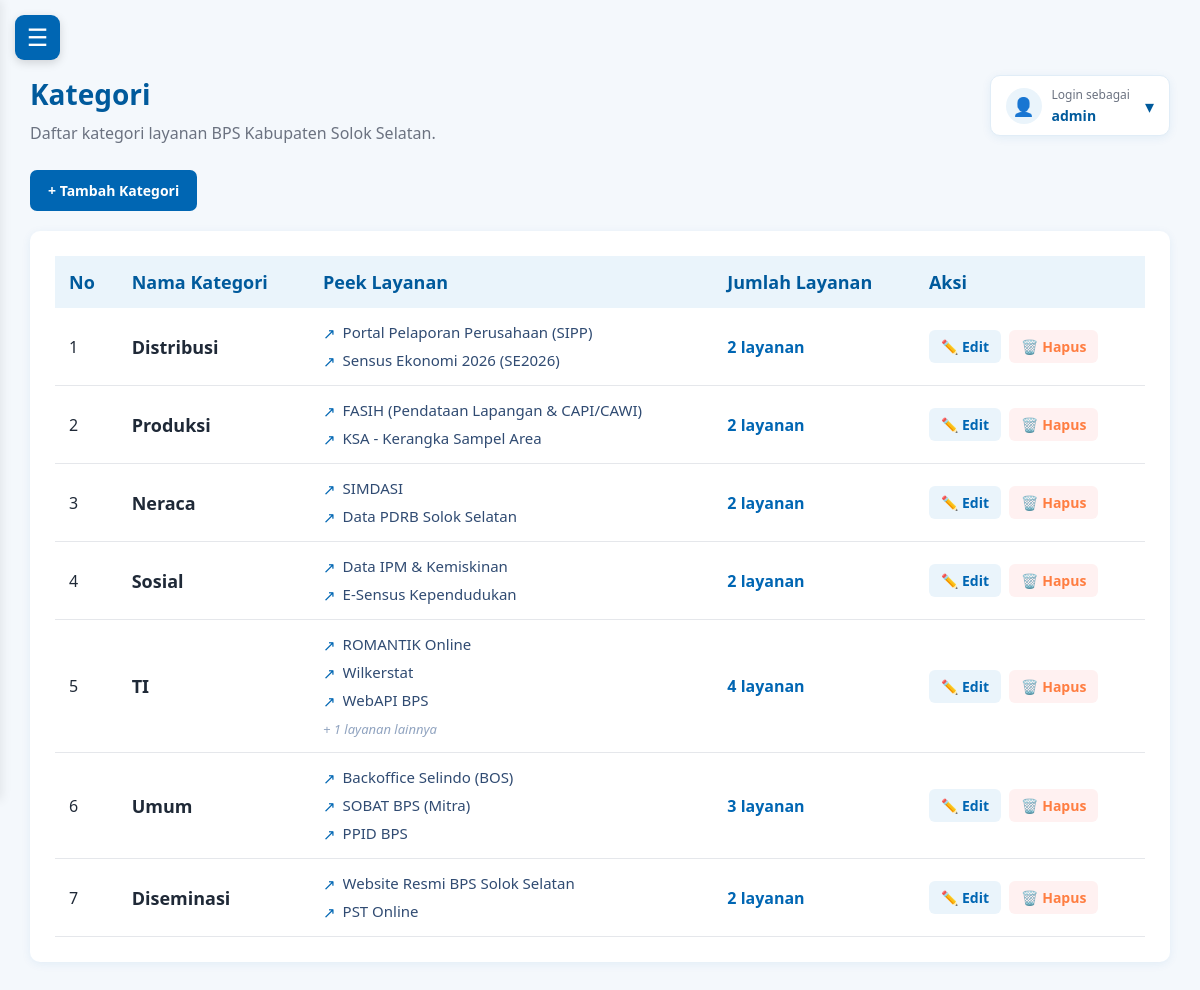
Screenshot of /public/kategori.php (signed in) with the database file from the repository.
### tables this page shows
CREATE TABLE IF NOT EXISTS `kategori` (
  `id_kategori` int(11) NOT NULL AUTO_INCREMENT,
  `nama_kategori` varchar(100) NOT NULL,
  `deskripsi` text DEFAULT NULL,
  PRIMARY KEY (`id_kategori`),
  UNIQUE KEY `idx_nama_kategori` (`nama_kategori`)
);

CREATE TABLE IF NOT EXISTS `layanan` (
  `id_layanan` int(11) NOT NULL AUTO_INCREMENT,
  `id_kategori` int(11) NOT NULL,
  `akses` enum('Internal','Public') NOT NULL DEFAULT 'Public',
  `vpn` enum('Yes','No') NOT NULL DEFAULT 'No',
  `nama_layanan` varchar(200) NOT NULL,
  `deskripsi_layanan` text DEFAULT NULL,
  `url` varchar(500) DEFAULT NULL,
  `logo` varchar(255) DEFAULT NULL,
  `keyword` varchar(255) DEFAULT NULL,
  PRIMARY KEY (`id_layanan`),
  KEY `fk_layanan_kategori` (`id_kategori`),
  CONSTRAINT `fk_layanan_kategori` FOREIGN KEY (`id_kategori`) 
    REFERENCES `kategori` (`id_kategori`) 
    ON DELETE RESTRICT ON UPDATE CASCADE
);

### public/kategori.php (the view, shortened to what this page needs)
<?php
require_once '../config/config.php';
$admin_username = $_SESSION['admin_username'] ?? 'Admin';
$stmt = $conn->query("
    SELECT
        k.id_kategori,
        k.nama_kategori,
        COUNT(l.id_layanan) AS jumlah_layanan
    FROM kategori k
    LEFT JOIN layanan l
        ON k.id_kategori = l.id_kategori
    GROUP BY
        k.id_kategori,
        k.nama_kategori
    ORDER BY
        k.id_kategori ASC
");
$kategori = $stmt->fetchAll(
    PDO::FETCH_ASSOC
);
$stmt_layanan = $conn->query("
    SELECT
        id_layanan,
        id_kategori,
        nama_layanan,
        url
    FROM layanan
    ORDER BY
        id_kategori ASC,
        id_layanan ASC
");
$semua_layanan = $stmt_layanan->fetchAll(
    PDO::FETCH_ASSOC
);
$layanan_per_kategori = [];
foreach ($semua_layanan as $layanan) {
    $id_kategori =
        $layanan['id_kategori'];
    if (
        !isset(
            $layanan_per_kategori[$id_kategori]
        )
    ) {
        $layanan_per_kategori[$id_kategori] = [];
    }
    $layanan_per_kategori[$id_kategori][] =
        $layanan;
}
?>
<!DOCTYPE html>
<html lang="id">
<head>
</head>
<body>
<button
    type="button"
    class="mobile-menu-button"
    id="mobileMenuButton"
    onclick="openSidebar()"
    aria-label="Buka menu"
>
    ☰
</button>
<main
    class="main"
    id="mainContent"
>
    <div class="header">
        <div>
            <h1>
                Kategori
            </h1>
            <p>
                Daftar kategori layanan BPS Kabupaten Solok Selatan.
            </p>
        </div>
        <div class="admin-dropdown">
            <button
                type="button"
                class="admin-status"
                onclick="toggleAdminMenu()"
            >
                <div class="admin-icon">
                    👤
                </div>
                <div class="admin-info">
                    <span class="admin-label">
                        Login sebagai
                    </span>
                    <span class="admin-name">
                        <?= htmlspecialchars(
                            $admin_username
                        ); ?>
                    </span>
                </div>
                <span class="dropdown-arrow">
                    ▾
                </span>
            </button>
        </div>
    </div>
    <div class="action-bar">
        <a
            href="tambah_kategori.php"
            class="btn-tambah"
        >
            + Tambah Kategori
        </a>
    </div>
    <div class="table-container">
        <table>
            <thead>
                <tr>
                    <th>
                        No
                    </th>
                    <th>
                        Nama Kategori
                    </th>
                    <th>
                        Peek Layanan
                    </th>
                    <th>
                        Jumlah Layanan
                    </th>
                    <th>
                        Aksi
                    </th>
                </tr>
            </thead>
            <tbody>
            <?php if (empty($kategori)): ?>
                <tr>
                    <td
                        colspan="5"
                        class="empty"
                    >
                        Belum ada kategori.
                    </td>
                </tr>
            <?php else: ?>
                <?php $no = 1; ?>
                <?php foreach (
                    $kategori
                    as $item
                ): ?>
                    <?php
                        $id_kategori =
                            $item['id_kategori'];
                        $layanan_kategori =
                            $layanan_per_kategori[
                                $id_kategori
                            ] ?? [];
                        $peek_layanan =
                            array_slice(
                                $layanan_kategori,
                                0,
                                3
                            );
                        $jumlah_lainnya =
                            max(
                                0,
                                count(
                                    $layanan_kategori
                                ) - 3
                            );
                    ?>
                    <tr>
                        <td>
                            <?= $no++; ?>
                        </td>
                        <td>
                            <span
                                style="
                                    font-size: 18px;
                                    font-weight: 600;
                                "
                            >
                                <?= htmlspecialchars(
                                    $item['nama_kategori']
                                ); ?>
                            </span>
                        </td>
                        <td>
                            <div
                                class="peek-layanan"
                            >
                                <?php if (
                                    empty(
                                        $peek_layanan
                                    )
                                ): ?>
                                    <div
                                        class="peek-empty"
                                    >
                                        Belum ada layanan
                                    </div>
                                <?php else: ?>
                                    <?php foreach (
                                        $peek_layanan
                                        as $layanan
                                    ): ?>
                                        <div
                                            class="peek-item"
                                        >
                                            <span
                                                class="peek-icon"
                                            >
                                                ↗
                                            </span>
                                            <?php if (
                                                !empty(
                                                    trim(
                                                        $layanan['url']
                                                    )
                                                )
                                            ): ?>
                                                <a
                                                    href="<?= htmlspecialchars(
                                                        trim(
                                                            $layanan['url']
                                                        ),
                                                        ENT_QUOTES,
                                                        'UTF-8'
                                                    ); ?>"
                                                    target="_blank"
                                                    rel="noopener noreferrer"
                                                    class="peek-link"
                                                    title="<?= htmlspecialchars(
                                                        $layanan['nama_layanan']
                                                    ); ?>"
                                                >
                                                    <?= htmlspecialchars(
                                                        $layanan['nama_layanan']
                                                    ); ?>
                                                </a>
                                            <?php endif; ?>
                                        </div>
                                    <?php endforeach; ?>
                                    <?php if (
                                        $jumlah_lainnya > 0
                                    ): ?>
                                        <div
                                            class="peek-more"
                                        >
                                            +
                                            <?= $jumlah_lainnya; ?>
                                            layanan lainnya
                                        </div>
                                    <?php endif; ?>
                                <?php endif; ?>
                            </div>
                        </td>
                        <td
                            class="jumlah-layanan"
                        >
                            <?= $item['jumlah_layanan']; ?>
                            layanan
                        </td>
                        <td>
                            <div
                                class="action"
                            >
                                <a
                                    href="edit_kategori.php?id=<?= $item['id_kategori']; ?>"
                                    class="btn-action btn-edit"
                                >
                                    ✏️ Edit
                                </a>
                                <a
                                    href="hapus_kategori.php?id=<?= $item['id_kategori']; ?>"
                                    class="btn-action btn-delete"
                                    onclick="return confirm('Yakin ingin menghapus kategori ini?');"
                                >
                                    🗑️ Hapus
                                </a>
                            </div>
                        </td>
                    </tr>
                <?php endforeach; ?>
            <?php endif; ?>
            </tbody>
        </table>
    </div>
</main>
</body>
</html>

### public/kategori.php (style rules this page uses)
* { margin: 0; padding: 0; box-sizing: border-box; }
body { font-family: "Segoe UI", Arial, sans-serif; background: #f4f8fc; color: #1f2937; overflow-x: hidden; }
.mobile-menu-button { display: flex; position: fixed; top: 15px; left: 15px; width: 45px; height: 45px; border: none; border-radius: 9px; background: #0066b3; color: white; font-size: 24px; cursor: pointer; z-index: 10001; box-shadow: 0 3px 10px rgba(0, 0, 0, 0.15); align-items: center; justify-content: center; }
.main { margin-left: 0; padding: 75px 30px 30px; min-width: 0; transition: margin-left 0.3s ease; }
.header { display: flex; justify-content: space-between; align-items: flex-start; gap: 20px; margin-bottom: 25px; }
.header h1 { font-size: 28px; margin-bottom: 8px; color: #005a9c; }
.header p { color: #6b7280; line-height: 1.5; font-size: 16px; }
.admin-dropdown { position: relative; flex-shrink: 0; }
.admin-status { display: flex; align-items: center; gap: 10px; background: white; padding: 10px 15px; border-radius: 10px; box-shadow: 0 2px 10px rgba(0, 102, 179, 0.08); border: 1px solid #e1edf7; white-space: nowrap; cursor: pointer; font-family: inherit; }
.admin-icon { width: 36px; height: 36px; background: #eaf4fb; color: #0066b3; border-radius: 50%; display: flex; align-items: center; justify-content: center; font-size: 18px; flex-shrink: 0; }
.admin-info { display: flex; flex-direction: column; gap: 3px; text-align: left; }
.admin-label { font-size: 12px; color: #6b7280; }
.admin-name { font-size: 14px; font-weight: bold; color: #005a9c; }
.dropdown-arrow { font-size: 18px; color: #005a9c; margin-left: 5px; }
.action-bar { margin-bottom: 20px; }
.btn-tambah { display: inline-block; padding: 11px 18px; background: #0066b3; color: white; text-decoration: none; border-radius: 7px; font-size: 14px; font-weight: 600; transition: 0.2s ease; }
.table-container { background: white; padding: 25px; border-radius: 10px; box-shadow: 0 2px 10px rgba(0, 102, 179, 0.08); overflow-x: auto; -webkit-overflow-scrolling: touch; }
table { width: 100%; min-width: 850px; border-collapse: collapse; }
th { background: #eaf4fb; text-align: left; padding: 14px; color: #005a9c; font-size: 18px; font-weight: bold; white-space: nowrap; }
td { padding: 14px; border-bottom: 1px solid #e5e7eb; vertical-align: middle; font-size: 16px; }
.jumlah-layanan { color: #0066b3; font-weight: 600; white-space: nowrap; font-size: 16px; }
.peek-layanan { display: flex; flex-direction: column; gap: 7px; min-width: 250px; max-width: 400px; }
.peek-item { display: flex; align-items: center; gap: 7px; min-width: 0; }
.peek-icon { color: #0066b3; font-size: 15px; flex-shrink: 0; }
.peek-link { color: #304b72; text-decoration: none; font-size: 15px; line-height: 1.4; overflow: hidden; text-overflow: ellipsis; white-space: nowrap; }
.peek-more { color: #91a4c0; font-size: 13px; font-style: italic; margin-top: 2px; }
.action { display: flex; gap: 8px; align-items: center; white-space: nowrap; }
.btn-action { display: inline-block; padding: 7px 12px; border-radius: 6px; text-decoration: none; font-size: 14px; font-weight: 600; transition: 0.2s ease; }
.btn-edit { background: #eaf4fb; color: #0066b3; }
.btn-delete { background: #fff1f1; color: #ff7e42; }

### rows the page displays
kategori: nama_kategori "Distribusi", jumlah_layanan "2"
layanan: nama_layanan "Portal Pelaporan Perusahaan (SIPP)"
layanan: nama_layanan "Sensus Ekonomi 2026 (SE2026)"
kategori: nama_kategori "Produksi", jumlah_layanan "2"
layanan: nama_layanan "FASIH (Pendataan Lapangan & CAPI/CAWI)"
layanan: nama_layanan "KSA - Kerangka Sampel Area"
kategori: nama_kategori "Neraca", jumlah_layanan "2"
layanan: nama_layanan "SIMDASI"
layanan: nama_layanan "Data PDRB Solok Selatan"
kategori: nama_kategori "Sosial", jumlah_layanan "2"
layanan: nama_layanan "Data IPM & Kemiskinan"
layanan: nama_layanan "E-Sensus Kependudukan"
kategori: nama_kategori "TI", id_kategori "1", jumlah_layanan "4"
layanan: nama_layanan "ROMANTIK Online"
layanan: nama_layanan "Wilkerstat"
layanan: nama_layanan "WebAPI BPS"
kategori: nama_kategori "Umum", jumlah_layanan "3"
layanan: nama_layanan "Backoffice Selindo (BOS)"
layanan: nama_layanan "SOBAT BPS (Mitra)"
layanan: nama_layanan "PPID BPS"
kategori: nama_kategori "Diseminasi", jumlah_layanan "2"
layanan: nama_layanan "Website Resmi BPS Solok Selatan"
layanan: nama_layanan "PST Online"

### other values shown
$admin_username "admin"
